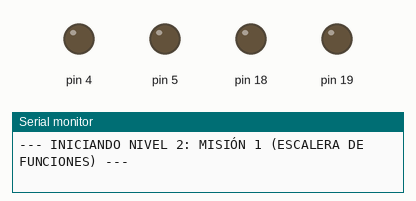
This sketch was run on a simulated Arduino Uno, built with avr-gcc and run on an emulated ATmega328P. Parts: output pins drawn as LEDs (lit = HIGH), the last lines printed to the serial monitor.

Above: at 0.1 s.
At 2.5 s:
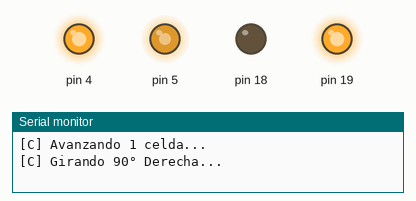
At 10.3 s:
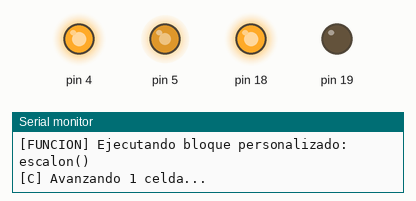
At 19.1 s:
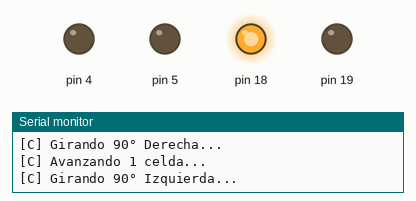
Timing chart, 0 to 20.6 s (numbered marks = the images above):
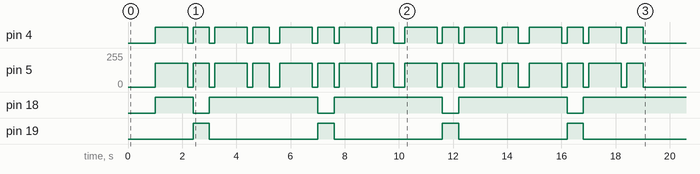

The sketch:

mision_1_escalera_funciones.ino
```cpp
/**
 * @file mision_1_escalera_funciones.ino
 * @brief Nivel 2 - Misión 1: Escalera de Funciones en C
 * @details Este sketch implementa una función modular en C ('escalon')
 *          para automatizar la subida de escaleras sin duplicar bloques.
 * @author Sistema BEKIE / WIRED
 */

#include "../logic_c.h"

// --- BLOQUE PERSONALIZADO EN C (FUNCIÓN MODULAR) ---
void escalon() {
  Serial.println("[FUNCION] Ejecutando bloque personalizado: escalon()");
  avanzarPaso();
  girarDerecha90();
  avanzarPaso();
  girarIzquierda90();
}

void setup() {
  Serial.begin(115200);
  Serial.println("--- INICIANDO NIVEL 2: MISIÓN 1 (ESCALERA DE FUNCIONES) ---");

  inicializarHardware();
  delay(1000);

  // Subir la escalera de 4 peldaños llamando a la función modular en un bucle for
  Serial.println("[MAIN] Iniciando ascenso...");
  for (int i = 0; i < 4; i++) {
    escalon();
    delay(200);
  }

  detenerRobot();
  Serial.println("--- MISIÓN 1 COMPLETADA EN C ---");
}

void loop() {
}
```
